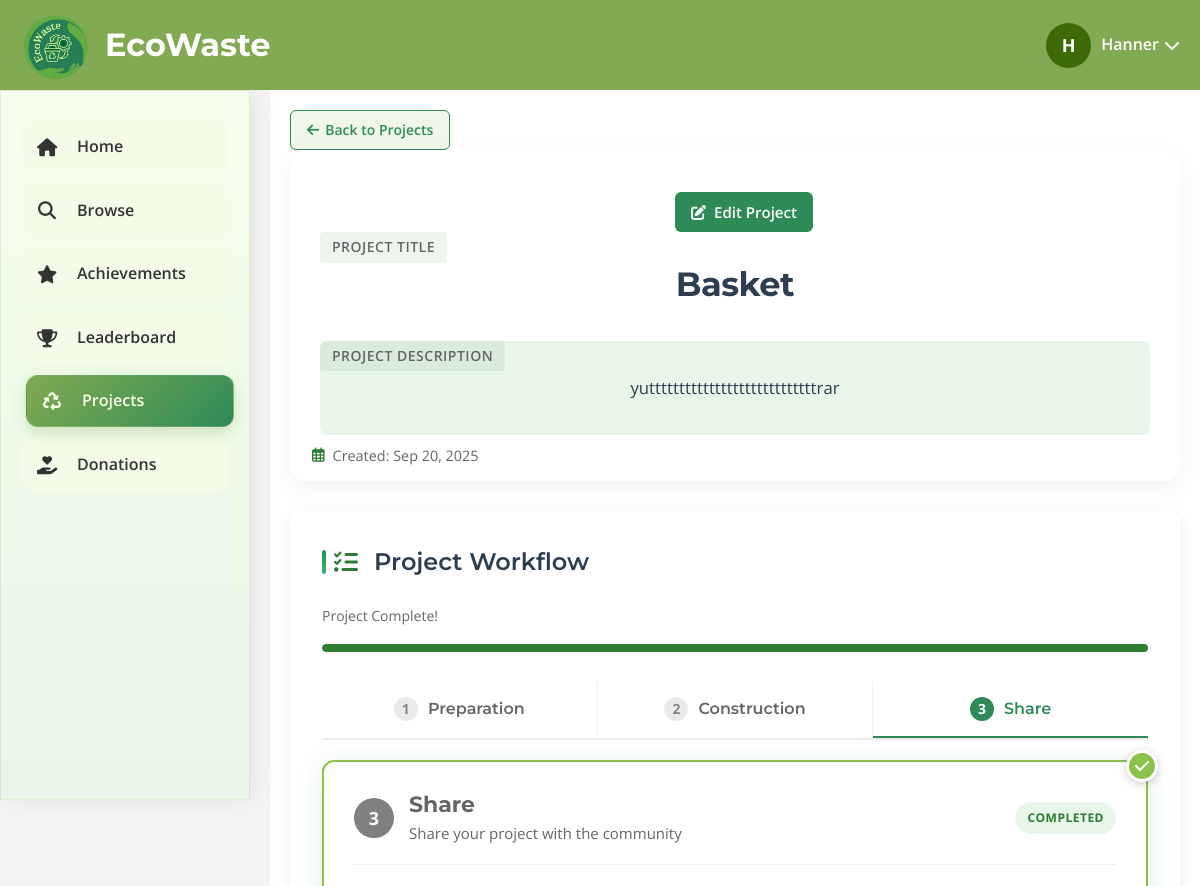
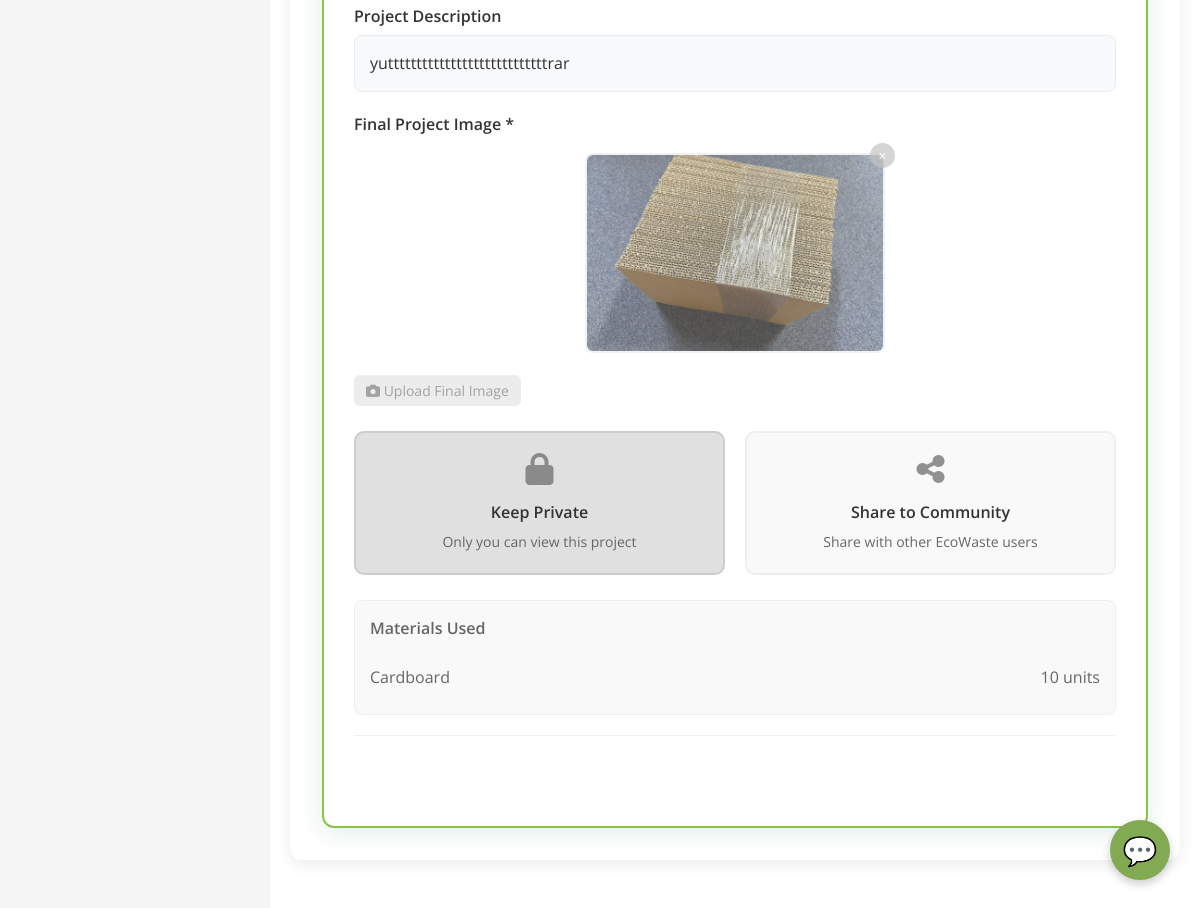
The app's page /project_details.php?id=14 (signed in) with its own data (2 pictures, top to bottom).
### tables this page shows
CREATE TABLE `projects` (
  `project_id` int(11) NOT NULL,
  `user_id` int(11) NOT NULL,
  `project_name` varchar(255) NOT NULL,
  `description` text DEFAULT NULL,
  `created_at` datetime DEFAULT current_timestamp(),
  `status` varchar(50) DEFAULT 'In Progress',
  `completed_at` datetime DEFAULT NULL
);

CREATE TABLE `project_images` (
  `image_id` int(11) NOT NULL,
  `project_id` int(11) NOT NULL,
  `image_path` varchar(255) NOT NULL,
  `uploaded_at` timestamp NOT NULL DEFAULT current_timestamp(),
  `is_final_image` tinyint(1) DEFAULT 0
);

CREATE TABLE `project_materials` (
  `material_id` int(11) NOT NULL,
  `project_id` int(11) NOT NULL,
  `material_name` varchar(255) DEFAULT NULL,
  `quantity` int(11) DEFAULT NULL,
  `status` enum('needed','requested','donated','received','completed') NOT NULL DEFAULT 'needed',
  `unit` varchar(64) DEFAULT NULL,
  `created_at` datetime DEFAULT current_timestamp(),
  `original_quantity` int(11) DEFAULT NULL,
  `acquired_quantity` int(11) DEFAULT 0
);

### project_details.php (the view, shortened to what the rows shown need)
<?php
require_once 'config.php';
$project = [];
$materials = [];
$completed_stages = [];
$project_id = isset($_GET['id']) ? (int)$_GET['id'] : 0;
$all_materials_obtained = false;
$has_materials = false;
$has_project_images = false;
$all_steps_complete = false;
$has_steps = false;
try {
    $conn = getDBConnection();
    $stmt = $conn->prepare("SELECT * FROM projects WHERE project_id = ? AND user_id = ?");
    $stmt->bind_param("ii", $project_id, $_SESSION['user_id']);
    $stmt->execute();
    $result = $stmt->get_result();
    $project = $result->fetch_assoc();
    $materials_stmt = $conn->prepare("SELECT * FROM project_materials WHERE project_id = ?");
    $materials_stmt->bind_param("i", $project_id);
    $materials_stmt->execute();
    $materials = $materials_stmt->get_result()->fetch_all(MYSQLI_ASSOC);
    $all_materials_obtained = false;
    $has_materials = count($materials) > 0;
    if ($has_materials) {
        $all_materials_obtained = true;
    }
    $has_project_images = false;
    if ($conn) {
        $images_stmt = $conn->prepare("SELECT COUNT(*) as image_count FROM project_images WHERE project_id = ?");
        $images_stmt->bind_param("i", $project_id);
        $images_stmt->execute();
        $images_result = $images_stmt->get_result()->fetch_assoc();
        $has_project_images = ($images_result['image_count'] ?? 0) > 0;
    }
    $steps_stmt = $conn->prepare("SELECT * FROM project_steps WHERE project_id = ? ORDER BY step_number");
    $steps_stmt->bind_param("i", $project_id);
    $steps_stmt->execute();
    $steps = $steps_stmt->get_result()->fetch_all(MYSQLI_ASSOC);
    $all_steps_complete = false;
    $has_steps = count($steps) > 0;
    if ($has_steps) {
        $all_steps_complete = true;
    }
    $completed_stages = [];
    if ($conn) {
        try {
            $stages_stmt = $conn->prepare("SELECT stage_number FROM project_stages WHERE project_id = ? AND is_completed = 1");
            $stages_stmt->bind_param("i", $project_id);
            $stages_stmt->execute();
            $completed_stages_result = $stages_stmt->get_result();
            while ($row = $completed_stages_result->fetch_assoc()) {
                $completed_stages[] = (int)$row['stage_number'];
            }
        } catch (Exception $e) {
            $completed_stages = [];
        }
    }
} catch (mysqli_sql_exception $e) {
    $error_message = "Database error: " . $e->getMessage();
    $conn = null;
    $completed_stages = $completed_stages ?? [];
    $all_materials_obtained = $all_materials_obtained ?? false;
    $has_materials = $has_materials ?? false;
    $has_project_images = $has_project_images ?? false;
    $all_steps_complete = $all_steps_complete ?? false;
    $has_steps = $has_steps ?? false;
}
$current_stage = 1;
if (in_array(1, $completed_stages)) {
    $current_stage = 2;
    if (in_array(2, $completed_stages)) {
        $current_stage = 3;
    }
}
?>
<!DOCTYPE html>
<html lang="en">
<head>
    <link rel="stylesheet" href="https://cdnjs.cloudflare.com/ajax/libs/font-awesome/6.4.0/css/all.min.css">
    <link rel="stylesheet" href="assets/css/project-details.css">
    <link rel="stylesheet" href="assets/css/project-description.css">
    <link rel="stylesheet" href="assets/css/project-details-modern-v2.css">
</head>
<body>
    <header>
        <div class="logo-container">
            <h1>EcoWaste</h1>
        </div>
    </header>
    <div class="container">
        <main class="main-content">
            <section class="project-header card">
                <div class="project-actions">
                    <button class="edit-project edit-btn" data-action="edit-project"><i class="fas fa-edit"></i> Edit Project</button>
                </div>
                <div class="project-title-section">
                    <span class="project-section-label">Project Title</span>
                    <h1 class="project-title"><?= htmlspecialchars($project['project_name']) ?></h1>
                </div>
                <div class="project-description-section">
                    <span class="project-section-label">Project Description</span>
                    <div class="project-description collapsed">
                        <?= nl2br(htmlspecialchars($project['description'])) ?>
                    </div>
                </div>
                <div class="project-meta">
                    <i class="far fa-calendar-alt"></i> Created: <?= date('M d, Y', strtotime($project['created_at'])) ?>
                </div>
            </section>
                <section class="workflow-section">
                    <h2 class="section-title"><i class="fas fa-tasks"></i> Project Workflow</h2>
                    <div class="tab-content-container">
                        <div class="tab-content <?= $current_stage == 3 ? 'active' : '' ?>" id="share-tab">
                            <div class="stage-card <?= in_array(3, $completed_stages) ? 'completed' : '' ?> <?= $current_stage == 3 ? 'current' : '' ?>">
                                <div class="stage-content">
                                    <form id="shareForm" method="POST">
                                        <div class="form-group">
                                            <label>Project Description</label>
                                            <div class="share-description-display">
                                                <?= nl2br(htmlspecialchars($project['description'])) ?>
                                            </div>
                                        </div>
                                        <div class="form-group">
                                            <div id="finalProjectImageContainer" class="final-image-container">
                                                <?php
                                                if ($conn) {
                                                    try {
                                                        $final_image_check = $conn->prepare("
                                                            SELECT image_path, image_id
                                                            FROM project_images
                                                            WHERE project_id = ? AND is_final_image = 1
                                                        ");
                                                        $final_image_check->bind_param("i", $project_id);
                                                        $final_image_check->execute();
                                                        $final_image_result = $final_image_check->get_result()->fetch_assoc();
                                                        if ($final_image_result) {
                                                            $final_image_path = $final_image_result['image_path'];
                                                            echo '<div class="final-image-preview">';
                                                            echo '<img src="' . htmlspecialchars($final_image_path) . '" alt="Final Project">';
                                                            echo '<button type="button" class="remove-final-image-btn" onclick="removeFinalProjectImage()">&times;</button>';
                                                            echo '</div>';
                                                        }
                                                    } catch (Exception $e) {
                                                        echo '<div class="final-image-upload-area" id="finalImageUploadArea">';
                                                        echo '<div class="upload-icon"><i class="fas fa-camera fa-2x"></i></div>';
                                                        echo '<div class="upload-text">Click to upload final project image</div>';
                                                        echo '<div class="upload-hint">* Required for sharing to community</div>';
                                                        echo '</div>';
                                                    }
                                                }
                                                ?>
                                            </div>
                                        </div>
                                        <div class="materials-summary">
                                            <ul class="summary-list">
                                                <?php foreach ($materials as $material): ?>
                                                    <li class="summary-item">
                                                        <span><?= htmlspecialchars($material['material_name']) ?></span>
                                                        <span><?= htmlspecialchars($material['quantity']) ?> units</span>
                                                    </li>
                                                <?php endforeach; ?>
                                            </ul>
                                        </div>
                                    </form>
                                </div>
                            </div>
                        </div>
                </section>
        </main>
    </div>
</body>
</html>

### records on screen
projects: project_name "Basket", description "yuttttttttttttttttttttttttttttrar", created_at "Sep 20, 2025"
project_images: image_path (picture)
project_materials: material_name "Cardboard", quantity "10"

### other values on screen
substr(htmlspecialchars($_SESSION['first_name'] ?? 'User'), 0, 1) "H"
$_SESSION['first_name'] "Hanner"
